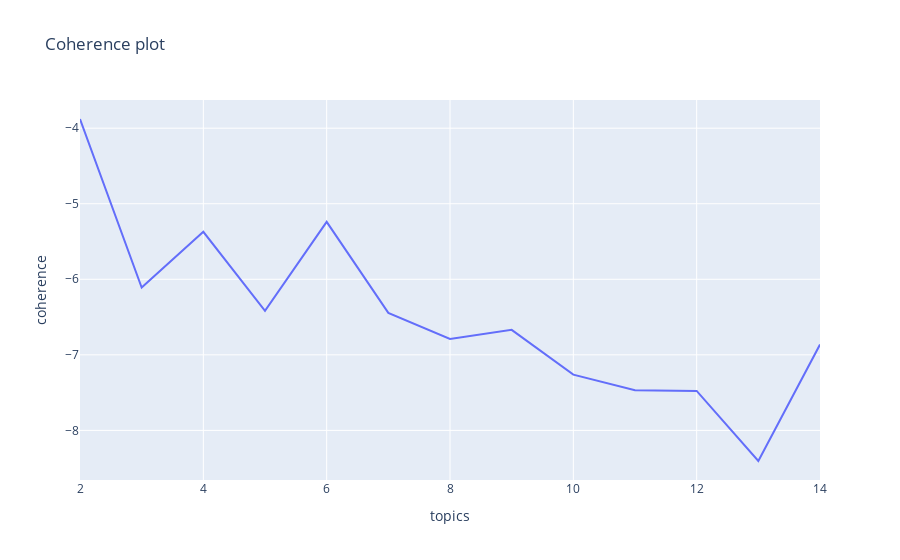

Here is the notebook cell this chart was saved with:
### Code cell
fig = px.line(pre_ts_df, x='topics', y='coherence', title='Coherence plot')
fig.show()

### Figure 1 — Plotly figure (JSON) as saved in the notebook; plotly's stock layout.template omitted (floating-point values rounded to 4 significant figures)
{"data": [{"hovertemplate": "topics=%{x}<br>coherence=%{y}<extra></extra>", "legendgroup": "", "line": {"color": "#636efa", "dash": "solid"}, "marker": {"symbol": "circle"}, "mode": "lines", "name": "", "orientation": "v", "showlegend": false, "type": "scatter", "x": [2, 3, 4, 5, 6, 7, 8, 9, 10, 11, 12, 13, 14], "xaxis": "x", "y": [-3.878, -6.11, -5.371, -6.417, -5.24, -6.445, -6.789, -6.669, -7.262, -7.47, -7.478, -8.405, -6.864], "yaxis": "y"}], "layout": {"legend": {"tracegroupgap": 0}, "title": {"text": "Coherence plot"}, "xaxis": {"anchor": "y", "domain": [0, 1], "title": {"text": "topics"}}, "yaxis": {"anchor": "x", "domain": [0, 1], "title": {"text": "coherence"}}}}
